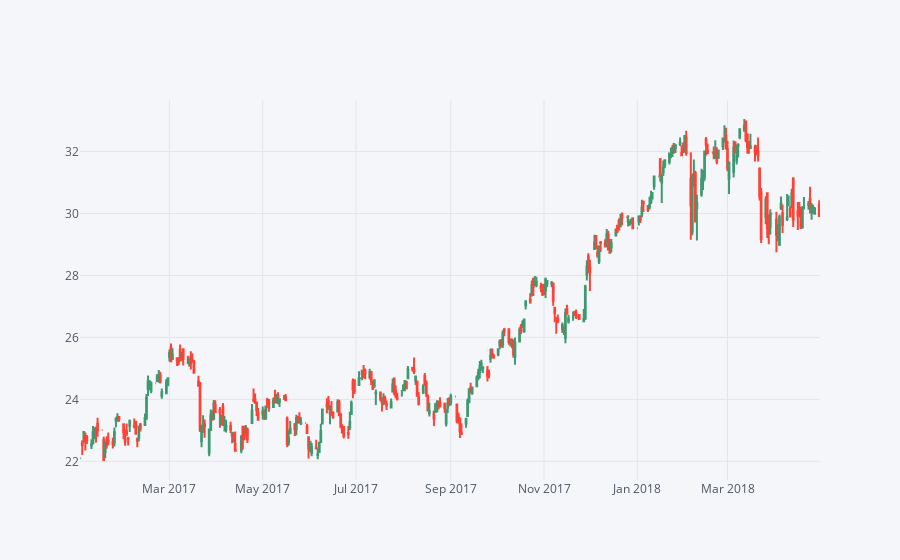

The cell this chart's notebook holds for it:
### Markdown cell above
**Candle plot of Bank of America's stock from Jan 1st 2017  to April 30th 2018.**

### Code cell
df['BAC'][['Open', 'High', 'Low', 'Close']].loc['2017-01-01':'2018-04-30'].iplot(kind='candle')

### Figure 1 — Plotly figure (JSON) as saved in the notebook; plotly's stock layout.template omitted (floating-point values rounded to 4 significant figures; data arrays with more than 128 entries replaced by an {"elided": "..."} marker saying what was removed)
{"data": [{"close": {"elided": "346 float values"}, "high": {"elided": "346 float values"}, "low": {"elided": "346 float values"}, "open": {"elided": "346 float values"}, "showlegend": false, "type": "candlestick", "x": {"elided": "346 str values"}, "yaxis": "y2"}], "layout": {"legend": {"bgcolor": "#F5F6F9", "font": {"color": "#4D5663"}}, "paper_bgcolor": "#F5F6F9", "plot_bgcolor": "#F5F6F9", "title": {"font": {"color": "#4D5663"}}, "xaxis": {"gridcolor": "#E1E5ED", "rangeslider": {"visible": false}, "showgrid": true, "tickfont": {"color": "#4D5663"}, "title": {"font": {"color": "#4D5663"}, "text": ""}, "zerolinecolor": "#E1E5ED"}, "yaxis": {"gridcolor": "#E1E5ED", "showgrid": true, "showticklabels": false, "tickfont": {"color": "#4D5663"}, "title": {"font": {"color": "#4D5663"}, "text": ""}, "zerolinecolor": "#E1E5ED"}, "yaxis2": {"gridcolor": "#E1E5ED", "showgrid": true, "tickfont": {"color": "#4D5663"}, "title": {"font": {"color": "#4D5663"}, "text": ""}, "zerolinecolor": "#E1E5ED"}}}
